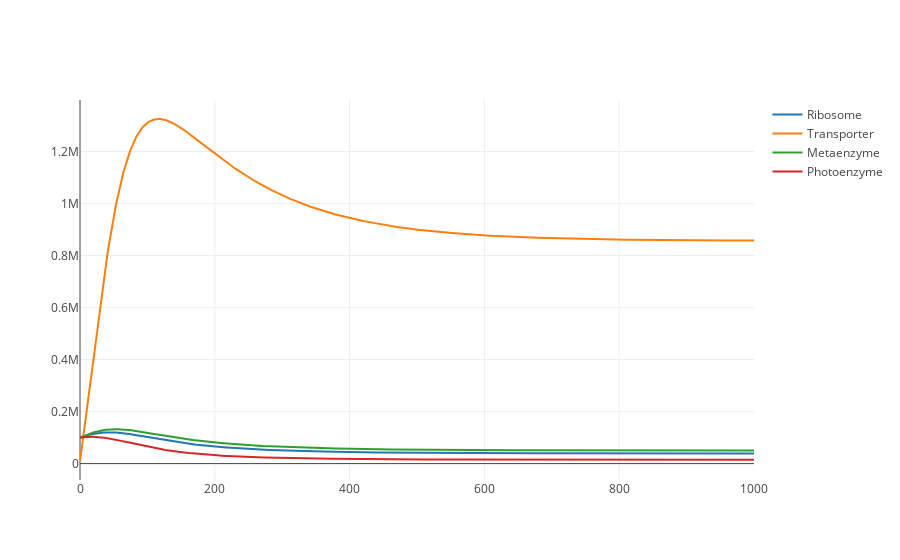
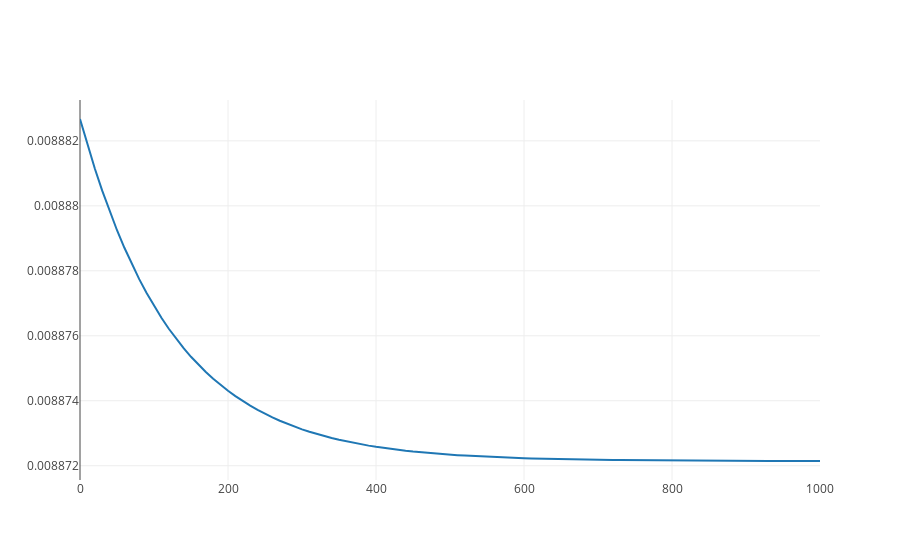

Notebook cell for these charts, in order:
### Code cell
protein_translation.reset()
protein_translation.simulate(start = 0., end = 1.0e3, steps = 1000, selections=['time', 'Ribosome', 'Transporter', 'Metaenzyme', 'Photoenzyme']) 
protein_translation.plot()

protein_translation.simulate(start = 0., end = 1.0e3, steps = 100, selections=['time', 'mu']) 
protein_translation.plot()

global_ids = protein_translation.getGlobalParameterIds()
print(global_ids[17])

global_values = protein_translation.getGlobalParameterValues()
print(global_values[17]*60.)

### Figure 1 — Plotly figure (JSON) as saved in the notebook; plotly's stock layout.template omitted (floating-point values rounded to 4 significant figures; data arrays with more than 128 entries replaced by an {"elided": "..."} marker saying what was removed)
{"data": [{"type": "scatter", "x": {"elided": "1001 int values"}, "y": {"elided": "1001 float values"}, "name": "Ribosome", "opacity": 1, "mode": "lines"}, {"type": "scatter", "x": {"elided": "1001 int values"}, "y": {"elided": "1001 float values"}, "name": "Transporter", "opacity": 1, "mode": "lines"}, {"type": "scatter", "x": {"elided": "1001 int values"}, "y": {"elided": "1001 float values"}, "name": "Metaenzyme", "opacity": 1, "mode": "lines"}, {"type": "scatter", "x": {"elided": "1001 int values"}, "y": {"elided": "1001 float values"}, "name": "Photoenzyme", "opacity": 1, "mode": "lines"}], "layout": {}}

### Figure 2 — Plotly figure (JSON) as saved in the notebook; plotly's stock layout.template omitted (floating-point values rounded to 4 significant figures)
{"data": [{"type": "scatter", "x": [0, 10, 20, 30, 40, 50, 60, 70, 80, 90, 100, 110, 120, 130, 140, 150, 160, 170, 180, 190, 200, 210, 220, 230, 240, 250, 260, 270, 280, 290, 300, 310, 320, 330, 340, 350, 360, 370, 380, 390, 400, 410, 420, 430, 440, 450, 460, 470, 480, 490, 500, 510, 520, 530, 540, 550, 560, 570, 580, 590, 600, 610, 620, 630, 640, 650, 660, 670, 680, 690, 700, 710, 720, 730, 740, 750, 760, 770, 780, 790, 800, 810, 820, 830, 840, 850, 860, 870, 880, 890, 900, 910, 920, 930, 940, 950, 960, 970, 980, 990, 1000], "y": [0.008883, 0.008882, 0.008881, 0.00888, 0.00888, 0.008879, 0.008879, 0.008878, 0.008878, 0.008877, 0.008877, 0.008877, 0.008876, 0.008876, 0.008876, 0.008875, 0.008875, 0.008875, 0.008875, 0.008874, 0.008874, 0.008874, 0.008874, 0.008874, 0.008874, 0.008874, 0.008873, 0.008873, 0.008873, 0.008873, 0.008873, 0.008873, 0.008873, 0.008873, 0.008873, 0.008873, 0.008873, 0.008873, 0.008873, 0.008873, 0.008873, 0.008873, 0.008873, 0.008872, 0.008872, 0.008872, 0.008872, 0.008872, 0.008872, 0.008872, 0.008872, 0.008872, 0.008872, 0.008872, 0.008872, 0.008872, 0.008872, 0.008872, 0.008872, 0.008872, 0.008872, 0.008872, 0.008872, 0.008872, 0.008872, 0.008872, 0.008872, 0.008872, 0.008872, 0.008872, 0.008872, 0.008872, 0.008872, 0.008872, 0.008872, 0.008872, 0.008872, 0.008872, 0.008872, 0.008872, 0.008872, 0.008872, 0.008872, 0.008872, 0.008872, 0.008872, 0.008872, 0.008872, 0.008872, 0.008872, 0.008872, 0.008872, 0.008872, 0.008872, 0.008872, 0.008872, 0.008872, 0.008872, 0.008872, 0.008872, 0.008872], "name": "mu", "opacity": 1, "mode": "lines"}], "layout": {}}
